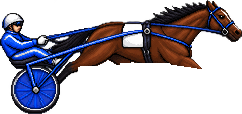
#> input picture mockups/pixel/race_body.png, 242 x 114 px
$ python muybridge_legs.py
#> lines starting #> are read from the running program, lines starting #| are printed output that depends on the picture; after the words box and inside, x2 and y2 are one past the last pixel; in counts of white or black regions, pixels touching at a corner belong together
"""Real pacing legs from Muybridge's 1887 plate 594 ("Pronto" pacing, harnessed to sulky; public
domain). Each photo frame's legs are cut out below the belly, scaled to our sprite, pixelated,
colored as a bay (brown upper legs shaded by the photo, black lower legs) and drawn under the
leg-free body SpriteCook made. The body never moves; only the photographed legs do.

    python mockups/pixel/muybridge_legs.py          -> mockups/pixel/mb_cycle.png (+ mb_preview.png)
"""
import os
import numpy as np
from PIL import Image, ImageOps, ImageFilter

HERE = os.path.dirname(os.path.abspath(__file__))
REF = os.path.join(HERE, "..", "..", "art", "reference")
FRAMES = [2, 3, 4, 5, 6, 7]            # one stride; frame 1 is clipped and 7 repeats 1's pose a stride later
# photo geometry (317x236 crops): the belly line, the track, the front of the chest
P_BELLY, P_GROUND, P_X0 = 128, 224, 105          # X0 keeps the driver's boots out of the leg crop
# our body sprite: ground line, where the chest front sits, and the belly it hides the leg tops under
S_GROUND, S_CHEST_X, SCALE = 108, 205, 0.55
DARK = 140                             # photo value below which it's horse (blurred lower legs are pale)


def chest_x(a):
    """Muybridge's cameras fired as the horse tripped wires at equal spacings, so the horse sits in
    nearly the same place in every frame: a fixed alignment is steadier than finding the chest,
    which the forward-reaching foreleg confuses."""
    return 270


def drop_thin(m, n=2):
    """Clear horizontal runs of n pixels or fewer: background grid lines and rim arcs, not legs."""
    out = m.copy()
    for y in range(m.shape[0]):
        row = m[y]; x = 0
        while x < len(row):
            if row[x]:
                e = x
                while e < len(row) and row[e]: e += 1
                if e - x <= n: out[y, x:e] = False
                x = e
            else:
                x += 1
    return out


def attached(m):
    """Keep only the blobs that hang from the belly line (the top row of the crop): legs do,
    track-line smudges and dust don't."""
    h, w = m.shape
    keep = np.zeros_like(m); stack = [(P_BELLY, x) for x in range(w) if m[P_BELLY, x]]
    while stack:
        y, x = stack.pop()
        if y < 0 or y >= h or x < 0 or x >= w or keep[y, x] or not m[y, x]:
            continue
        keep[y, x] = True
        stack += [(y + 1, x), (y - 1, x), (y, x + 1), (y, x - 1)]
    return keep


def legs_from(frame):
    im = ImageOps.autocontrast(Image.open(os.path.join(REF, f"pronto_{frame:02d}.png")).convert("L"), cutoff=2)
    a = np.asarray(im).astype(np.float32)
    m = drop_thin(a < DARK)
    m[:P_BELLY] = False; m[:, :P_X0] = False; m[P_GROUND + 1:] = False
    m = attached(m)
    # the cannons are only 3-4 photo pixels wide: fatten everything by one so they survive the scale-down
    m = np.asarray(Image.fromarray((m * 255).astype(np.uint8)).filter(ImageFilter.MaxFilter(3))) > 0
    cx = chest_x(a)
    return a, m, cx


def render(frame, body):
    a, m, cx = legs_from(frame)
    h, w = m.shape
    # scale to the sprite: box-filter the mask and colors, then threshold so the pixels stay crisp
    sw, sh = round(w * SCALE), round(h * SCALE)
    mk = np.asarray(Image.fromarray((m * 255).astype(np.uint8)).resize((sw, sh), Image.BOX)) > 100
    gy = round(P_GROUND * SCALE)
    for y in range(gy - 2, sh):                                                   # along the track line, a hoof is short: clear longer smears
        row = mk[y]; x = 0
        while x < sw:
            if row[x]:
                e = x
                while e < sw and row[e]: e += 1
                if e - x > 7: mk[y, x:e] = False
                x = e
            else:
                x += 1
    lum = np.asarray(Image.fromarray(a.astype(np.uint8)).resize((sw, sh), Image.BOX)).astype(np.float32)
    out = np.zeros((sh, sw, 4), np.uint8)
    ys, xs = np.nonzero(mk)
    for y, x in zip(ys, xs):
        depth = (y - P_BELLY * SCALE) / ((P_GROUND - P_BELLY) * SCALE)          # 0 at the belly, 1 at the ground
        t = np.clip((lum[y, x] - 20) / 90, 0, 1)                                  # the photo's own shading
        if depth < .55:
            col = (int(96 + 60 * t), int(44 + 34 * t), int(20 + 18 * t))            # bay upper leg
        elif depth < .94:
            col = (int(34 + 26 * t), int(28 + 18 * t), int(26 + 16 * t))            # black points
        else:
            col = (14, 10, 8)                                                     # hoof
        out[y, x] = (*col, 255)
    # a one-pixel dark outline, like the rest of the sprite
    dil = np.asarray(Image.fromarray((mk * 255).astype(np.uint8)).filter(ImageFilter.MaxFilter(3))) > 0
    edge = dil & ~mk
    out[edge] = (34, 16, 8, 255)
    # place: photo ground -> sprite ground, photo chest -> sprite chest
    ox = S_CHEST_X - round(cx * SCALE); oy = S_GROUND - round(P_GROUND * SCALE)
    canvas = Image.new("RGBA", body.size, (0, 0, 0, 0))
    canvas.alpha_composite(Image.fromarray(out), (ox, oy))
    canvas.alpha_composite(body)
    return canvas


def main():
    body = Image.open(os.path.join(HERE, "race_body.png")).convert("RGBA")
#> body is the input picture: PIL image 242x114 RGBA; mean R, G, B, A 40.1, 34.3, 47.3, 103
    frames = [render(f, body) for f in FRAMES]
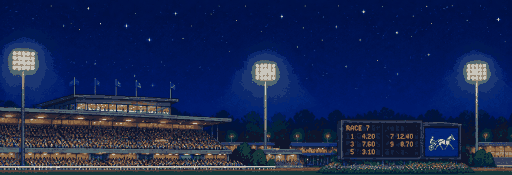
#> input picture mockups/pixel/backdrop.png, 512 x 175 px, given in place of pronto_02.png, which was not available
#> in drop_thin, `out = m.copy()`: out: shape (175, 512) bool; 91% white; 477 black regions (431 under 20 px), largest, box (x1, y1, x2, y2) and area: (0, 148, 286, 171) 1188, (8, 48, 39, 107) 773, (251, 60, 280, 143) 722
#> after the loop in drop_thin, `for y in range(m.shape[0]):`:
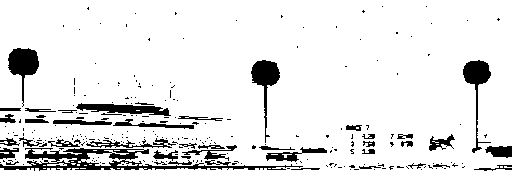
#> out: shape (175, 512) bool; 89.7% white; 261 black regions (217 under 20 px), largest, box (x1, y1, x2, y2) and area: (0, 148, 303, 171) 2080, (8, 48, 39, 107) 773, (251, 60, 280, 143) 736
#> after the loop in drop_thin, `for y in range(m.shape[0]):`: e = 512
#> in legs_from, `m[:P_BELLY] = False`: m: shape (175, 512) bool; 21.1% white; 30 white regions (27 under 20 px), largest, box (x1, y1, x2, y2) and area: (0, 128, 512, 175) 18615, (117, 162, 138, 166) 48, (47, 163, 67, 166) 40
#> in legs_from, `m[:, :P_X0] = False`:
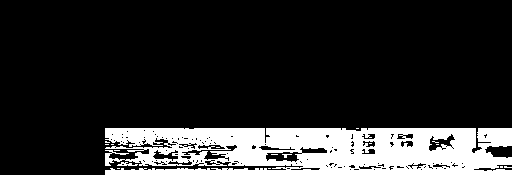
#> m: shape (175, 512) bool; 17.4% white; 17 white regions (15 under 20 px), largest, box (x1, y1, x2, y2) and area: (105, 128, 512, 175) 15476, (117, 162, 138, 166) 48
#> in attached, `stack = [(P_BELLY, x) for x in range(w) if m[P_BELLY, x]]`: stack = 384 pairs, first value 128 to 128, second value 105 to 511
#> the loop in attached, `while stack:` made 61580 passes
#> (y, x) on passes 1 to 3: (128, 511), (128, 510), (128, 509)
#> after the loop in attached, `while stack:`: keep: shape (175, 512) bool; 17.1% white; 2 white regions (1 under 20 px), largest, box (x1, y1, x2, y2) and area: (105, 128, 512, 175) 15296
#> after the loop in attached, `while stack:`: stack = []
#> in legs_from, `m = np.asarray(Image.fromarray((m * 255).astype(np.uint8)).filter(Imag..`: m: shape (175, 512) bool; 20.3% white; 1 white region, box (x1, y1, x2, y2) and area: (104, 127, 512, 175) 18230
#> in legs_from, `cx = chest_x(a)`: cx = 270
#> in render, `mk = np.asarray(Image.fromarray((m * 255).astype(np.uint8)).resize((sw..`: mk: shape (96, 282) bool; 21.4% white; 1 white region, box (x1, y1, x2, y2) and area: (57, 69, 282, 96) 5782
#> in render, `lum = np.asarray(Image.fromarray(a.astype(np.uint8)).resize((sw, sh), ..`:
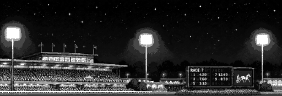
#> lum: shape (96, 282) float32; min 0, max 255, mean 41.3
#> in render, `ys, xs = np.nonzero(mk)`: ys = 5782 values from 69 to 95; xs = 5782 values, max 281 at index 215, min 57 at index 216, mean 170.6
#> the loop in render, `for y, x in zip(ys, xs):` made 5782 passes
#> (x, t, col) on passes 1 to 12: (58, 0.433, (122, 58, 27)), (59, 0.311, (114, 54, 25)), (60, 0.344, (116, 55, 26)), (61, 0.0778, (100, 46, 21)), (62, 0, (96, 44, 20)), (63, 0.344, (116, 55, 26)), (64, 0.2, (108, 50, 23)), (65, 0.311, (114, 54, 25)), (66, 0.344, (116, 55, 26)), (67, 0.111, (102, 47, 22)), (68, 0.433, (122, 58, 27)), (69, 0.611, (132, 64, 31))
#> (t, col) on passes 61 to 66: (0, (96, 44, 20)), (0, (96, 44, 20)), (0, (96, 44, 20)), (0, (96, 44, 20)), (0, (96, 44, 20)), (0, (96, 44, 20))
#> in render, `dil = np.asarray(Image.fromarray((mk * 255).astype(np.uint8)).filter(I..`: dil: shape (96, 282) bool; 23% white; 1 white region, box (x1, y1, x2, y2) and area: (56, 68, 282, 96) 6219
#> in render, `edge = dil & ~mk`: edge: shape (96, 282) bool; 1.6% white in thin lines or dots, all inside (x1, y1, x2, y2) = (56, 68, 282, 96)
#> in render, `out[edge] = (34, 16, 8, 255)`:
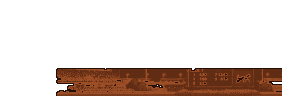
#> out: shape (96, 282, 4); mean of channels 0, 1, 2, 3 26.4, 12.7, 6, 58.6; transparent parts drawn white
#> in render, `ox = S_CHEST_X - round(cx * SCALE)`: ox = 57
#> in render, `canvas = Image.new("RGBA", body.size, (0, 0, 0, 0))`: canvas: PIL image 242x114 RGBA; every value is 0
#> call 2 of legs_from, with frame = 3
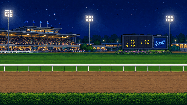
#> input picture mockups/pixel/backdrop_lowres.png, 187 x 105 px, given in place of pronto_03.png, which was not available
#> call 2 of drop_thin, with n = 2
#> in drop_thin (call 2), `out = m.copy()`: out: shape (105, 187) bool; 93.2% white; black in thin lines or dots, all inside (x1, y1, x2, y2) = (0, 7, 187, 95)
#> after the loop in drop_thin (call 2), `for y in range(m.shape[0]):`:
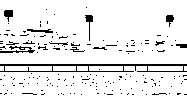
#> out: shape (105, 187) bool; 92.2% white; black in thin lines or dots, all inside (x1, y1, x2, y2) = (0, 7, 187, 95)
#> after the loop in drop_thin (call 2), `for y in range(m.shape[0]):`: e = 187
#> in legs_from (call 2), `m[:P_BELLY] = False`: m: shape (105, 187) bool; every value is 0
    w, h = body.size
    sheet = Image.new("RGBA", (w * len(frames), h))
    for i, f in enumerate(frames):
        sheet.paste(f, (i * w, 0))
    sheet.save(os.path.join(HERE, "mb_cycle.png"))
    prev = Image.new("RGBA", (w * 3 * 3, h * 3 * 2), (122, 86, 58, 255))   # on the dirt, where it will live
    for i, f in enumerate(frames):
        prev.alpha_composite(f.resize((w * 3, h * 3), Image.NEAREST), ((i % 3) * w * 3, (i // 3) * h * 3))
    prev.convert("RGB").save(os.path.join(HERE, "mb_preview.png"))
    print("frames", len(frames), "size", w, h)


if __name__ == "__main__":
#> (the run stopped early here; a loop or call above may not have finished)
